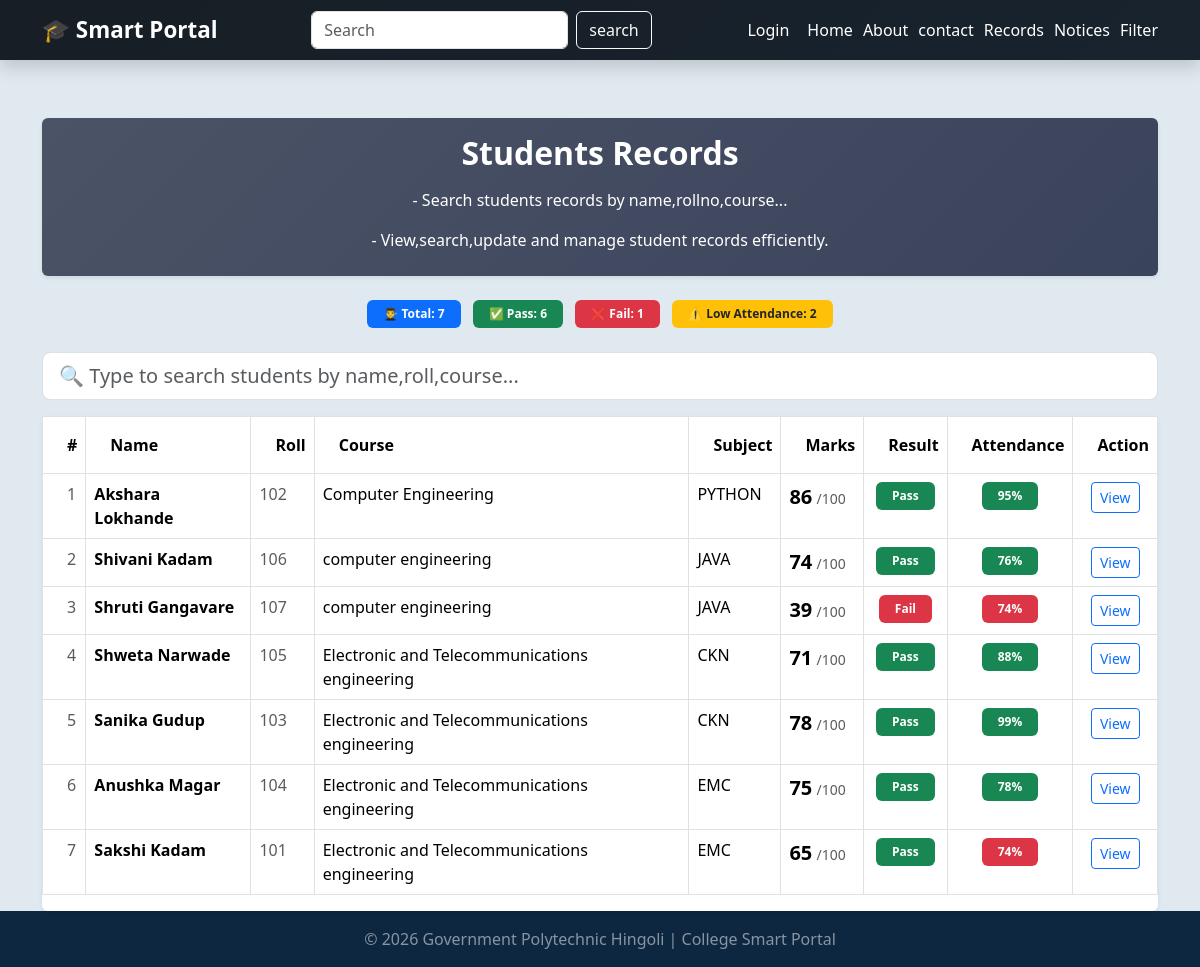
Screenshot of /search with the database file from the repository.
### tables this page shows
CREATE TABLE students(
                id INTEGER PRIMARY KEY AUTOINCREMENT,
                 name TEXT NOT NULL,
                 roll INTEGER NOT NULL,
                 course TEXT NOT NULL,
                 subject TEXT NOT NULL,
                 marks INTEGER NOT NULL,
                 attendance INTEGER DEFAULT 0
                 );

### app2.py (the view)
@app.route('/search')
def search_student():
    q = request.args.get('q', '')
    conn= get_db()
    if q:
        students = conn.execute(""" SELECT * FROM students
                        WHERE name LIKE ?
                        OR course LIKE?
                        OR subject LIKE ?
                        OR roll LIKE ?""",(f'%{q}%',f'%{q}%',f'%{q}%',f'%{q}%')).fetchall()
    else:
        students = conn.execute('SELECT * FROM students ORDER BY id DESC').fetchall()
    conn.close()
    return render_template("records.html",students=students,query=q)

### database.py (called while the page is built)
def get_db():
   conn=sqlite3.connect('college.db')
   conn.row_factory= sqlite3.Row
   return conn

### templates/records.html (shortened to what this page needs)
{% extends "base.html" %}
{% block content %}
<div class="card mb-4 shadow-sm p-3"style="background:linear-gradient(135deg, #4b5366, #3a435c);">
<h2 class="fw-bold mb-3 text-white text-center">Students Records</h2>
<p class="text-white text-center">- Search students records by name,rollno,course...
</p><p class="text-white text-center mb-2">- View,search,update and manage student records efficiently.
</p>
</div>
    {% set pass_students = students|selectattr('marks','ge',40)|list %}
    {% set fail_students = students|selectattr('marks','lt',40)|list %}
    {% set low_attendance = students|selectattr('attendance','lt',75)|list %}
<div class="row mb-4">
    <div class="col text-center">
        <span class="badge bg-primary px-3 py-2 me-2">
            👨‍🎓 Total: {{ students|length }}
        </span>
        <span class="badge bg-success px-3 py-2 me-2">
            ✅ Pass: {{ pass_students|length }}
        </span>
        <span class="badge bg-danger px-3 py-2 me-2">
            ❌ Fail: {{ fail_students|length }}
        </span>
        <span class="badge bg-warning text-dark px-3 py-2">
            ⚠️ Low Attendance: {{ low_attendance|length }}
        </span>
    </div>
</div>
<div class="mb-3">
    <input type="text"
           id="searchInput"
           class="form-control form-control-lg"
           placeholder="🔍 Type to search students by name,roll,course...">
</div>
<div class="card shadow-sm">
    <div class="card-body p-0">
        {% if students|length == 0 %}
        <div class="text-center p-5">
            <h5 class="text-muted">No student records found.</h5>
            <a href="{{ url_for('add_students') }}" class="btn btn-primary mt-2">Add Student</a>
        </div>
        {% else %}
        <div class="table-responsive">
                <table class="table table-bordered table-hover">
                <thead style="background-color: #0b1f39; color:white;">
                    <tr>
                        <th class="py-3 ps-4">#</th>
                        <th class="py-3 ps-4">Name</th>
                        <th class="py-3 ps-4">Roll</th>
                        <th class="py-3 ps-4">Course</th>
                        <th class="py-3 ps-4">Subject</th>
                        <th class="py-3 ps-4">Marks</th>
                        <th class="py-3 ps-4">Result</th>
                        <th class="py-3 ps-4 text-center">Attendance</th>
                        <th class="py-3 ps-4 text-center">Action</th>
                    </tr>
                </thead>
                <tbody id="tableBody">
                    {% for student in students %}
                    <tr data-name="{{ student.name | lower}}"
                    data-roll="{{ student.roll | lower}}"
                    data-course="{{ student.course | lower}}">
                        <td class="ps-4 text-muted">{{ loop.index }}</td>
                        <td>
                            <div class="d-flex align-items-center">
                                <span class="fw-bold">{{ student.name }}</span>
                            </div>
                        </td>
                        <td class="text-muted">{{ student.roll }}</td>
                        <td>{{ student.course }}</td>
                        <td>{{ student.subject }}</td>
                        <td>
                            <span class="fw-bold fs-5">{{ student.marks }}</span>
                            <span class="text-muted small">/100</span>
                        </td>
                        <td class="text-center">
                            {% if student.marks >= 40 %}
                                <span class="badge bg-success px-3 py-2">Pass</span>
                            {% else %}
                                <span class="badge bg-danger px-3 py-2">Fail</span>
                            {% endif %}
                        </td>
                        <td class="text-center">
                            {% if student.attendance >= 75 %}
                                <span class="badge bg-success px-3 py-2">
                                    {{ student.attendance }}%
                                </span>
                            {% else %}
                                <span class="badge bg-danger px-3 py-2">
                                    {{ student.attendance }}%
                                </span>
                            {% endif %}
                        </td>
                        <td class="text-center">
                            <a href="{{ url_for('student_detail', id=student.id) }}" class="btn btn-sm btn-outline-primary">View</a>
                        </td>
                    </tr>
                    {% endfor %}
                </tbody>
            </table>
        </div>
        {% endif %}
    </div>
</div>
{% endblock %}

### templates/base.html (style rules this page uses)
body { padding-top: 70px; background: #dee9eff7; min-height: 100vh; display: flex; flex-direction: column; }
.card { border:none; transition: 0.3s; }

### rows the page displays
students: name "Akshara Lokhande", roll "102", course "Computer Engineering", subject "PYTHON", marks "86", shows "Pass", attendance "95"
students: name "Shivani Kadam", roll "106", course "computer engineering", subject "JAVA", marks "74", shows "Pass", attendance "76"
students: name "Shruti Gangavare", roll "107", course "computer engineering", subject "JAVA", marks "39", shows "Fail", attendance "74"
students: name "Shweta Narwade", roll "105", course "Electronic and Telecommunications engineering", subject "CKN", marks "71", shows "Pass", attendance "88"
students: name "Sanika Gudup", roll "103", course "Electronic and Telecommunications engineering", subject "CKN", marks "78", shows "Pass", attendance "99"
students: name "Anushka Magar", roll "104", course "Electronic and Telecommunications engineering", subject "EMC", marks "75", shows "Pass", attendance "78"
students: name "Sakshi Kadam", roll "101", course "Electronic and Telecommunications engineering", subject "EMC", marks "65", shows "Pass", attendance "74"

### other values shown
{{ students|length }} "7"
{{ pass_students|length }} "6"
{{ fail_students|length }} "1"
{{ low_attendance|length }} "2"
